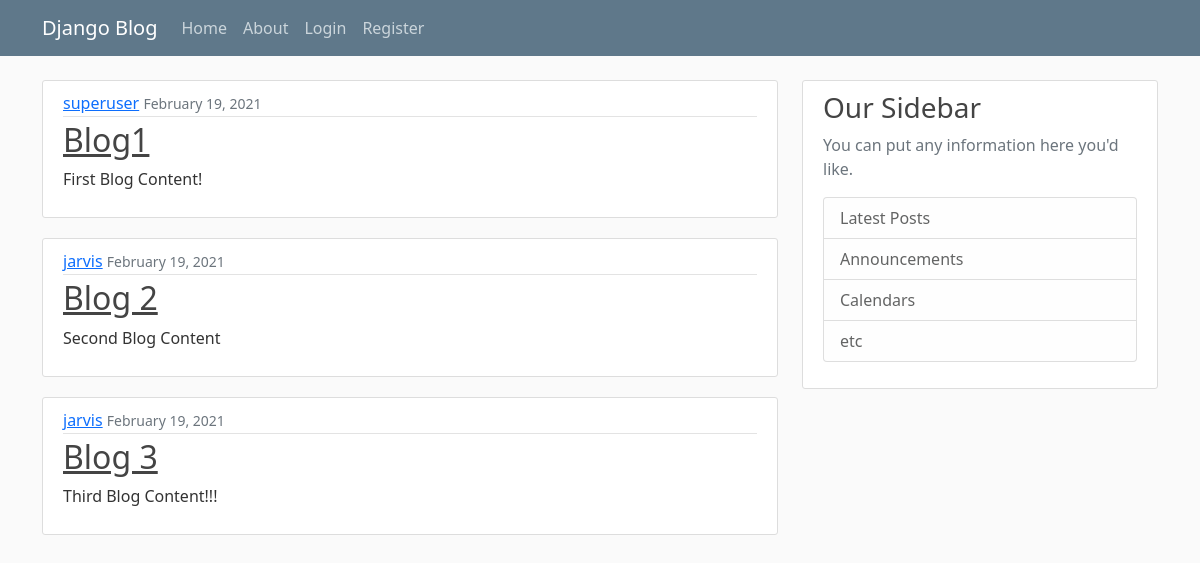
The app's page /, older data.
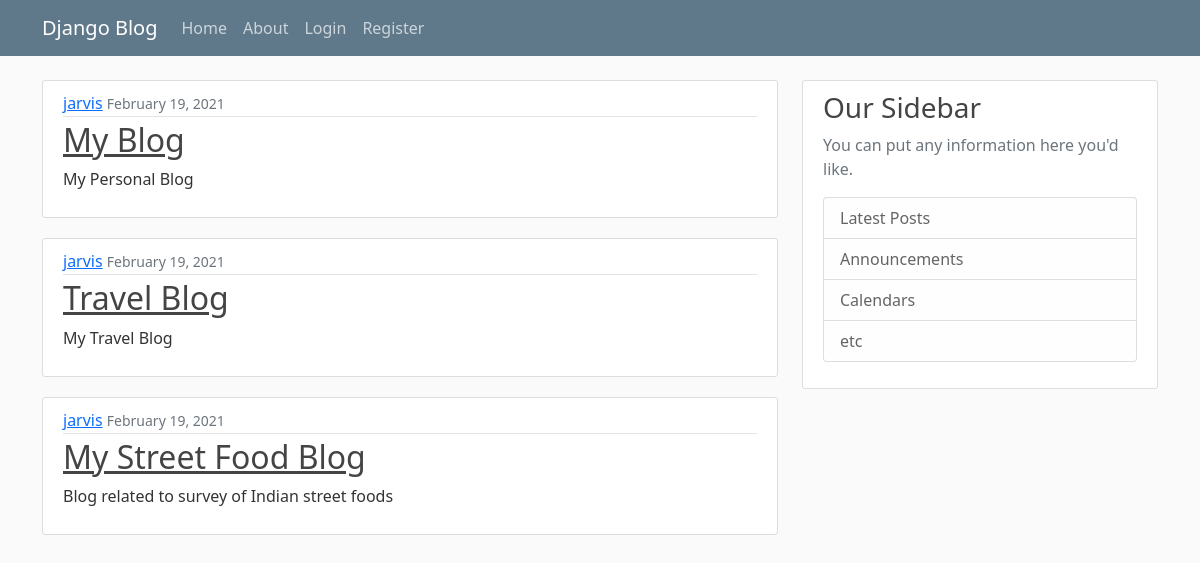
The same page, newer data.
### blog/models.py (models this page shows, shortened)
class Post(models.Model):
    title = models.CharField(max_length= 1000)
    content = models.TextField()
    date_post = models.DateTimeField(default=timezone.now)
    author = models.ForeignKey(User, on_delete=models.CASCADE)

### blog/views.py (the view)
# urls.py: path('', views.home,name='blog-home'),
def home(request):
    context = {
        'posts' : Post.objects.all()
    }
    return render(request,'blog/home.html',context)

### blog/templates/blog/home.html
{% extends "blog/base.html"%}
{%block content%}
  {%for post in posts%}
    <article class="media content-section">
      <div class="media-body">
        <div class="article-metadata">
          <a class="mr-2" href="#">{{ post.author }}</a>
            <small class="text-muted">{{ post.date_post|date:"F d, Y" }}</small>
        </div>
          <h2><a class="article-title" href="#">{{ post.title }}</a></h2>
          <p class="article-content">{{ post.content }}</p>
      </div>
    </article>
  {%endfor%}
{%endblock content%}

Row changes from the older to the newer data that the page shows:
changed Post: author "superuser" → "jarvis"; title "Blog1" → "My Blog"; content "First Blog Content!" → "My Personal Blog"
changed Post: title "Blog 2" → "Travel Blog"; content "Second Blog Content" → "My Travel Blog"
changed Post: title "Blog 3" → "My Street Food Blog"; content "Third Blog Content!!!" → "Blog related to survey of Indian street foods"
